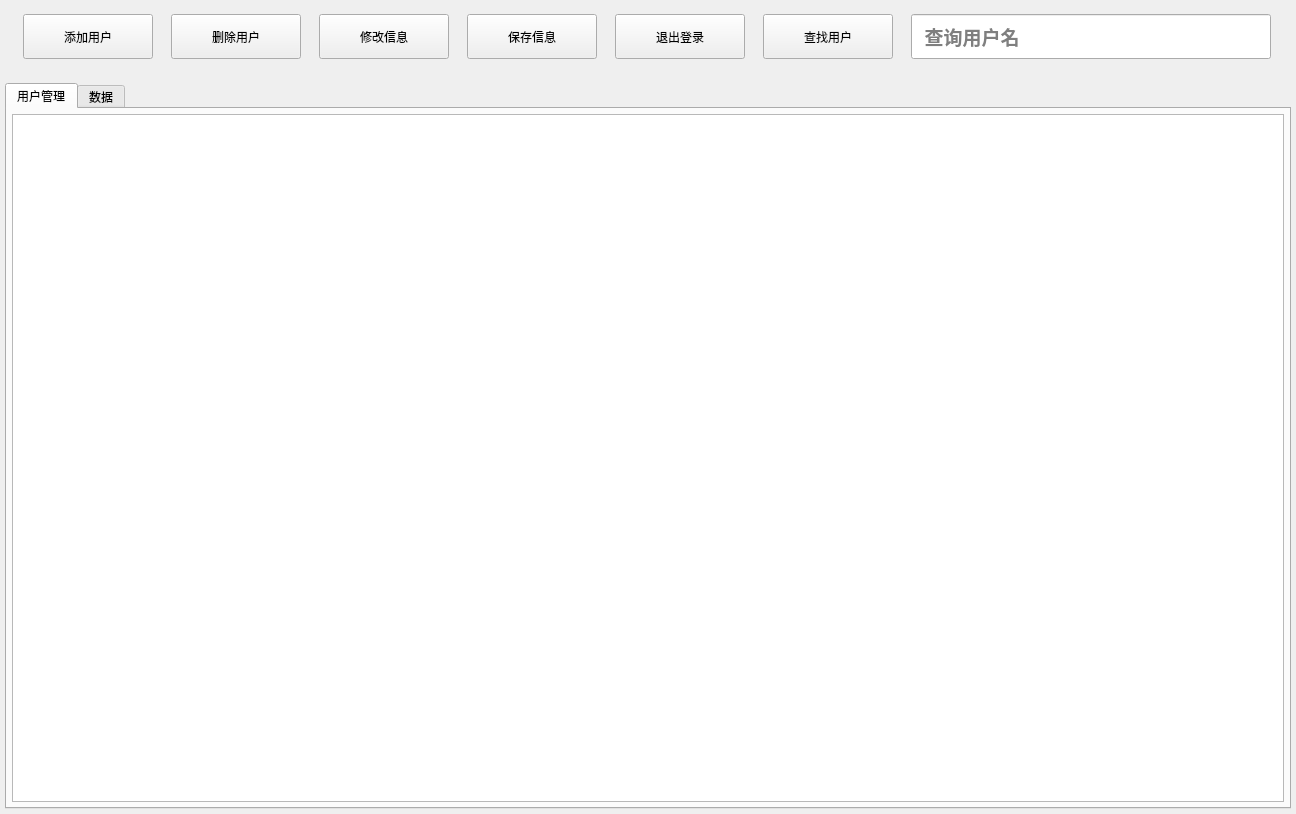
<?xml version="1.0" encoding="UTF-8"?>
<ui version="4.0">
 <class>AdminWidget</class>
 <widget class="QWidget" name="AdminWidget">
  <property name="geometry">
   <rect>
    <x>0</x>
    <y>0</y>
    <width>1296</width>
    <height>814</height>
   </rect>
  </property>
  <property name="windowTitle">
   <string>Form</string>
  </property>
  <layout class="QGridLayout" name="gridLayout">
   <property name="leftMargin">
    <number>5</number>
   </property>
   <property name="topMargin">
    <number>5</number>
   </property>
   <property name="rightMargin">
    <number>5</number>
   </property>
   <property name="bottomMargin">
    <number>5</number>
   </property>
   <property name="spacing">
    <number>0</number>
   </property>
   <item row="0" column="0">
    <layout class="QVBoxLayout" name="verticalLayout" stretch="2,1,30">
     <property name="spacing">
      <number>0</number>
     </property>
     <property name="topMargin">
      <number>9</number>
     </property>
     <item>
      <layout class="QHBoxLayout" name="horizontalLayout">
       <item>
        <widget class="QPushButton" name="adduserbtn">
         <property name="minimumSize">
          <size>
           <width>130</width>
           <height>45</height>
          </size>
         </property>
         <property name="maximumSize">
          <size>
           <width>130</width>
           <height>45</height>
          </size>
         </property>
         <property name="text">
          <string>添加用户</string>
         </property>
        </widget>
       </item>
       <item>
        <widget class="QPushButton" name="deleteuserbtn">
         <property name="minimumSize">
          <size>
           <width>130</width>
           <height>45</height>
          </size>
         </property>
         <property name="maximumSize">
          <size>
           <width>130</width>
           <height>45</height>
          </size>
         </property>
         <property name="text">
          <string>删除用户</string>
         </property>
        </widget>
       </item>
       <item>
        <widget class="QPushButton" name="modifyBtn">
         <property name="minimumSize">
          <size>
           <width>130</width>
           <height>45</height>
          </size>
         </property>
         <property name="maximumSize">
          <size>
           <width>130</width>
           <height>45</height>
          </size>
         </property>
         <property name="text">
          <string>修改信息</string>
         </property>
        </widget>
       </item>
       <item>
        <widget class="QPushButton" name="saveBtn">
         <property name="minimumSize">
          <size>
           <width>130</width>
           <height>45</height>
          </size>
         </property>
         <property name="maximumSize">
          <size>
           <width>130</width>
           <height>45</height>
          </size>
         </property>
         <property name="text">
          <string>保存信息</string>
         </property>
        </widget>
       </item>
       <item>
        <widget class="QPushButton" name="exitBtn">
         <property name="minimumSize">
          <size>
           <width>130</width>
           <height>45</height>
          </size>
         </property>
         <property name="maximumSize">
          <size>
           <width>130</width>
           <height>45</height>
          </size>
         </property>
         <property name="text">
          <string>退出登录</string>
         </property>
        </widget>
       </item>
       <item>
        <widget class="QPushButton" name="serachuser">
         <property name="minimumSize">
          <size>
           <width>130</width>
           <height>45</height>
          </size>
         </property>
         <property name="maximumSize">
          <size>
           <width>130</width>
           <height>45</height>
          </size>
         </property>
         <property name="text">
          <string>查找用户</string>
         </property>
        </widget>
       </item>
       <item>
        <widget class="QLineEdit" name="queryLineEdit">
         <property name="minimumSize">
          <size>
           <width>360</width>
           <height>45</height>
          </size>
         </property>
         <property name="maximumSize">
          <size>
           <width>350</width>
           <height>45</height>
          </size>
         </property>
         <property name="font">
          <font>
           <family>Arial</family>
           <pointsize>14</pointsize>
           <weight>75</weight>
           <bold>true</bold>
          </font>
         </property>
         <property name="placeholderText">
          <string>  查询用户名</string>
         </property>
        </widget>
       </item>
      </layout>
     </item>
     <item>
      <spacer name="verticalSpacer">
       <property name="orientation">
        <enum>Qt::Vertical</enum>
       </property>
       <property name="sizeHint" stdset="0">
        <size>
         <width>20</width>
         <height>40</height>
        </size>
       </property>
      </spacer>
     </item>
     <item>
      <widget class="QTabWidget" name="tabWidget">
       <property name="currentIndex">
        <number>0</number>
       </property>
       <widget class="QWidget" name="tab_1">
        <attribute name="title">
         <string>用户管理</string>
        </attribute>
        <layout class="QGridLayout" name="gridLayout_2">
         <property name="leftMargin">
          <number>5</number>
         </property>
         <property name="topMargin">
          <number>5</number>
         </property>
         <property name="rightMargin">
          <number>5</number>
         </property>
         <property name="bottomMargin">
          <number>5</number>
         </property>
         <property name="spacing">
          <number>0</number>
         </property>
         <item row="0" column="0">
          <widget class="QTableView" name="user_tableView"/>
         </item>
        </layout>
       </widget>
       <widget class="QWidget" name="tab_2">
        <attribute name="title">
         <string>数据</string>
        </attribute>
        <layout class="QGridLayout" name="gridLayout_3">
         <item row="0" column="0">
          <widget class="QTableWidget" name="tableWidget_2">
           <attribute name="verticalHeaderVisible">
            <bool>false</bool>
           </attribute>
           <column>
            <property name="text">
             <string>ID</string>
            </property>
           </column>
           <column>
            <property name="text">
             <string>姓名</string>
            </property>
           </column>
           <column>
            <property name="text">
             <string>性别</string>
            </property>
           </column>
           <column>
            <property name="text">
             <string>年龄</string>
            </property>
           </column>
           <column>
            <property name="text">
             <string>职务</string>
            </property>
           </column>
           <column>
            <property name="text">
             <string>联系方式</string>
            </property>
           </column>
           <column>
            <property name="text">
             <string>账户密码</string>
            </property>
           </column>
           <column>
            <property name="text">
             <string>权限</string>
            </property>
           </column>
          </widget>
         </item>
        </layout>
       </widget>
      </widget>
     </item>
    </layout>
   </item>
  </layout>
 </widget>
 <resources/>
 <connections/>
</ui>
